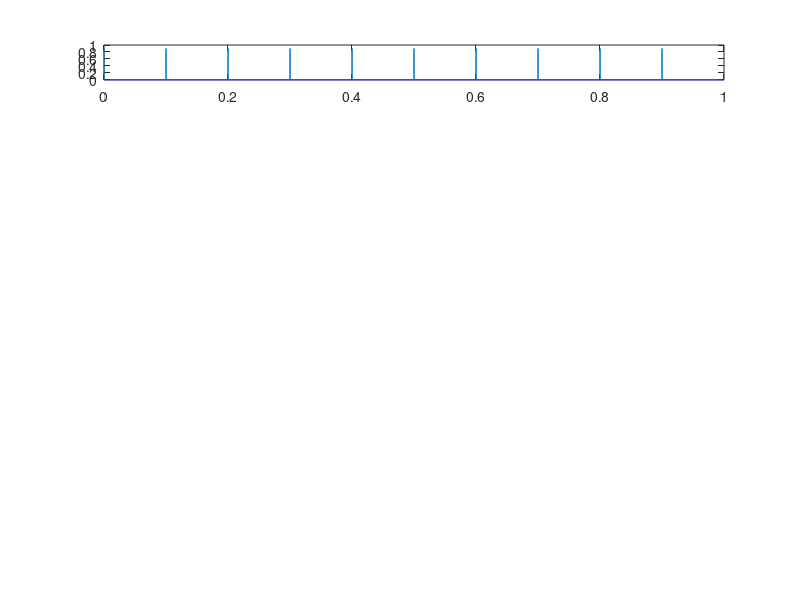

Source code (MATLAB): (Note: this script raises an error after producing the figure.)
% initialisation des variables
fmod = [10, 20, 30, 40, 70, 80, 90]; % in Hz
sr = 48000; % sampling rate (in Hz)
dur = 1   ; % duration of the sound (in s)
clickdur = 100; % duration of the click (in ms)
ramp_ms = 0; % ramp at onset only (in ms)

dC = clickdur*1e-6; % duration of the click
nSampC = round(sr*dC); % length of click in frames

directoryname = uigetdir(' ','Pick an output Directory');

figure;
% create stims ;
for fm = 1:length(fmod)
    
    % create sound for duration
    t = linspace(0,dur,sr*dur);
    st = zeros(size(t));
    
    % determine click onset place
    id = 1;
    while id+nSampC<length(st)
        st(1,id:id+nSampC-1) = ones(1,nSampC);
        id = id+round(1./fmod(fm)*sr);
    end
    
    wds = round(2*ramp_ms/1000 * sr);
    w=linspace(-1*(pi/2),1.5*pi,wds);
    w=(sin(w)+1)/2;
    st(1,1:round(wds/2))=st(1,1:round(wds/2)).*w(1:round(wds/2));
    
    st = [0.9*st',0.9*st'];
    
    subplot(length(fmod),1,fm); plot(1/sr:1/sr:size(st,1)/sr,st(:,1)')
    
    if fm<10; id = ['0' num2str(fm)]; else id = num2str(fm); end
    savename = [directoryname '/' num2str(fmod(fm)) 'Hz.wav'];
    audiowrite(savename,st,sr,'BitsPerSample',16)
end
%close all